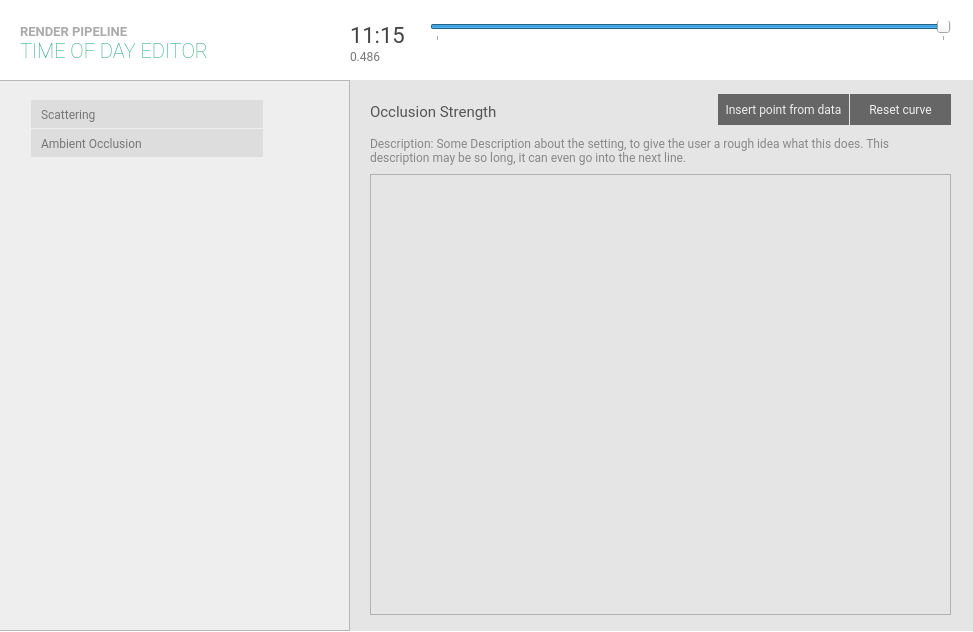
<?xml version="1.0" encoding="UTF-8"?>
<ui version="4.0">
 <class>MainWindow</class>
 <widget class="QMainWindow" name="MainWindow">
  <property name="geometry">
   <rect>
    <x>0</x>
    <y>0</y>
    <width>973</width>
    <height>632</height>
   </rect>
  </property>
  <property name="minimumSize">
   <size>
    <width>973</width>
    <height>632</height>
   </size>
  </property>
  <property name="maximumSize">
   <size>
    <width>973</width>
    <height>632</height>
   </size>
  </property>
  <property name="palette">
   <palette>
    <active>
     <colorrole role="WindowText">
      <brush brushstyle="SolidPattern">
       <color alpha="255">
        <red>255</red>
        <green>255</green>
        <blue>255</blue>
       </color>
      </brush>
     </colorrole>
     <colorrole role="Button">
      <brush brushstyle="SolidPattern">
       <color alpha="255">
        <red>255</red>
        <green>255</green>
        <blue>255</blue>
       </color>
      </brush>
     </colorrole>
     <colorrole role="Light">
      <brush brushstyle="SolidPattern">
       <color alpha="255">
        <red>63</red>
        <green>63</green>
        <blue>63</blue>
       </color>
      </brush>
     </colorrole>
     <colorrole role="Midlight">
      <brush brushstyle="SolidPattern">
       <color alpha="255">
        <red>52</red>
        <green>52</green>
        <blue>52</blue>
       </color>
      </brush>
     </colorrole>
     <colorrole role="Dark">
      <brush brushstyle="SolidPattern">
       <color alpha="255">
        <red>21</red>
        <green>21</green>
        <blue>21</blue>
       </color>
      </brush>
     </colorrole>
     <colorrole role="Mid">
      <brush brushstyle="SolidPattern">
       <color alpha="255">
        <red>28</red>
        <green>28</green>
        <blue>28</blue>
       </color>
      </brush>
     </colorrole>
     <colorrole role="Text">
      <brush brushstyle="SolidPattern">
       <color alpha="255">
        <red>255</red>
        <green>255</green>
        <blue>255</blue>
       </color>
      </brush>
     </colorrole>
     <colorrole role="BrightText">
      <brush brushstyle="SolidPattern">
       <color alpha="255">
        <red>255</red>
        <green>255</green>
        <blue>255</blue>
       </color>
      </brush>
     </colorrole>
     <colorrole role="ButtonText">
      <brush brushstyle="SolidPattern">
       <color alpha="255">
        <red>255</red>
        <green>255</green>
        <blue>255</blue>
       </color>
      </brush>
     </colorrole>
     <colorrole role="Base">
      <brush brushstyle="SolidPattern">
       <color alpha="255">
        <red>255</red>
        <green>255</green>
        <blue>255</blue>
       </color>
      </brush>
     </colorrole>
     <colorrole role="Window">
      <brush brushstyle="SolidPattern">
       <color alpha="255">
        <red>255</red>
        <green>255</green>
        <blue>255</blue>
       </color>
      </brush>
     </colorrole>
     <colorrole role="Shadow">
      <brush brushstyle="SolidPattern">
       <color alpha="255">
        <red>0</red>
        <green>0</green>
        <blue>0</blue>
       </color>
      </brush>
     </colorrole>
     <colorrole role="AlternateBase">
      <brush brushstyle="SolidPattern">
       <color alpha="255">
        <red>21</red>
        <green>21</green>
        <blue>21</blue>
       </color>
      </brush>
     </colorrole>
     <colorrole role="ToolTipBase">
      <brush brushstyle="SolidPattern">
       <color alpha="255">
        <red>255</red>
        <green>255</green>
        <blue>220</blue>
       </color>
      </brush>
     </colorrole>
     <colorrole role="ToolTipText">
      <brush brushstyle="SolidPattern">
       <color alpha="255">
        <red>0</red>
        <green>0</green>
        <blue>0</blue>
       </color>
      </brush>
     </colorrole>
    </active>
    <inactive>
     <colorrole role="WindowText">
      <brush brushstyle="SolidPattern">
       <color alpha="255">
        <red>255</red>
        <green>255</green>
        <blue>255</blue>
       </color>
      </brush>
     </colorrole>
     <colorrole role="Button">
      <brush brushstyle="SolidPattern">
       <color alpha="255">
        <red>255</red>
        <green>255</green>
        <blue>255</blue>
       </color>
      </brush>
     </colorrole>
     <colorrole role="Light">
      <brush brushstyle="SolidPattern">
       <color alpha="255">
        <red>63</red>
        <green>63</green>
        <blue>63</blue>
       </color>
      </brush>
     </colorrole>
     <colorrole role="Midlight">
      <brush brushstyle="SolidPattern">
       <color alpha="255">
        <red>52</red>
        <green>52</green>
        <blue>52</blue>
       </color>
      </brush>
     </colorrole>
     <colorrole role="Dark">
      <brush brushstyle="SolidPattern">
       <color alpha="255">
        <red>21</red>
        <green>21</green>
        <blue>21</blue>
       </color>
      </brush>
     </colorrole>
     <colorrole role="Mid">
      <brush brushstyle="SolidPattern">
       <color alpha="255">
        <red>28</red>
        <green>28</green>
        <blue>28</blue>
       </color>
      </brush>
     </colorrole>
     <colorrole role="Text">
      <brush brushstyle="SolidPattern">
       <color alpha="255">
        <red>255</red>
        <green>255</green>
        <blue>255</blue>
       </color>
      </brush>
     </colorrole>
     <colorrole role="BrightText">
      <brush brushstyle="SolidPattern">
       <color alpha="255">
        <red>255</red>
        <green>255</green>
        <blue>255</blue>
       </color>
      </brush>
     </colorrole>
     <colorrole role="ButtonText">
      <brush brushstyle="SolidPattern">
       <color alpha="255">
        <red>255</red>
        <green>255</green>
        <blue>255</blue>
       </color>
      </brush>
     </colorrole>
     <colorrole role="Base">
      <brush brushstyle="SolidPattern">
       <color alpha="255">
        <red>255</red>
        <green>255</green>
        <blue>255</blue>
       </color>
      </brush>
     </colorrole>
     <colorrole role="Window">
      <brush brushstyle="SolidPattern">
       <color alpha="255">
        <red>255</red>
        <green>255</green>
        <blue>255</blue>
       </color>
      </brush>
     </colorrole>
     <colorrole role="Shadow">
      <brush brushstyle="SolidPattern">
       <color alpha="255">
        <red>0</red>
        <green>0</green>
        <blue>0</blue>
       </color>
      </brush>
     </colorrole>
     <colorrole role="AlternateBase">
      <brush brushstyle="SolidPattern">
       <color alpha="255">
        <red>21</red>
        <green>21</green>
        <blue>21</blue>
       </color>
      </brush>
     </colorrole>
     <colorrole role="ToolTipBase">
      <brush brushstyle="SolidPattern">
       <color alpha="255">
        <red>255</red>
        <green>255</green>
        <blue>220</blue>
       </color>
      </brush>
     </colorrole>
     <colorrole role="ToolTipText">
      <brush brushstyle="SolidPattern">
       <color alpha="255">
        <red>0</red>
        <green>0</green>
        <blue>0</blue>
       </color>
      </brush>
     </colorrole>
    </inactive>
    <disabled>
     <colorrole role="WindowText">
      <brush brushstyle="SolidPattern">
       <color alpha="255">
        <red>21</red>
        <green>21</green>
        <blue>21</blue>
       </color>
      </brush>
     </colorrole>
     <colorrole role="Button">
      <brush brushstyle="SolidPattern">
       <color alpha="255">
        <red>255</red>
        <green>255</green>
        <blue>255</blue>
       </color>
      </brush>
     </colorrole>
     <colorrole role="Light">
      <brush brushstyle="SolidPattern">
       <color alpha="255">
        <red>63</red>
        <green>63</green>
        <blue>63</blue>
       </color>
      </brush>
     </colorrole>
     <colorrole role="Midlight">
      <brush brushstyle="SolidPattern">
       <color alpha="255">
        <red>52</red>
        <green>52</green>
        <blue>52</blue>
       </color>
      </brush>
     </colorrole>
     <colorrole role="Dark">
      <brush brushstyle="SolidPattern">
       <color alpha="255">
        <red>21</red>
        <green>21</green>
        <blue>21</blue>
       </color>
      </brush>
     </colorrole>
     <colorrole role="Mid">
      <brush brushstyle="SolidPattern">
       <color alpha="255">
        <red>28</red>
        <green>28</green>
        <blue>28</blue>
       </color>
      </brush>
     </colorrole>
     <colorrole role="Text">
      <brush brushstyle="SolidPattern">
       <color alpha="255">
        <red>21</red>
        <green>21</green>
        <blue>21</blue>
       </color>
      </brush>
     </colorrole>
     <colorrole role="BrightText">
      <brush brushstyle="SolidPattern">
       <color alpha="255">
        <red>255</red>
        <green>255</green>
        <blue>255</blue>
       </color>
      </brush>
     </colorrole>
     <colorrole role="ButtonText">
      <brush brushstyle="SolidPattern">
       <color alpha="255">
        <red>21</red>
        <green>21</green>
        <blue>21</blue>
       </color>
      </brush>
     </colorrole>
     <colorrole role="Base">
      <brush brushstyle="SolidPattern">
       <color alpha="255">
        <red>255</red>
        <green>255</green>
        <blue>255</blue>
       </color>
      </brush>
     </colorrole>
     <colorrole role="Window">
      <brush brushstyle="SolidPattern">
       <color alpha="255">
        <red>255</red>
        <green>255</green>
        <blue>255</blue>
       </color>
      </brush>
     </colorrole>
     <colorrole role="Shadow">
      <brush brushstyle="SolidPattern">
       <color alpha="255">
        <red>0</red>
        <green>0</green>
        <blue>0</blue>
       </color>
      </brush>
     </colorrole>
     <colorrole role="AlternateBase">
      <brush brushstyle="SolidPattern">
       <color alpha="255">
        <red>42</red>
        <green>42</green>
        <blue>42</blue>
       </color>
      </brush>
     </colorrole>
     <colorrole role="ToolTipBase">
      <brush brushstyle="SolidPattern">
       <color alpha="255">
        <red>255</red>
        <green>255</green>
        <blue>220</blue>
       </color>
      </brush>
     </colorrole>
     <colorrole role="ToolTipText">
      <brush brushstyle="SolidPattern">
       <color alpha="255">
        <red>0</red>
        <green>0</green>
        <blue>0</blue>
       </color>
      </brush>
     </colorrole>
    </disabled>
   </palette>
  </property>
  <property name="windowTitle">
   <string>Day Time Editor</string>
  </property>
  <property name="windowIcon">
   <iconset resource="resources.qrc">
    <normaloff>:/res/res/icon.png</normaloff>:/res/res/icon.png</iconset>
  </property>
  <property name="autoFillBackground">
   <bool>false</bool>
  </property>
  <property name="styleSheet">
   <string notr="true">QMainWindow { background: #fff;}
*, QLabel { font-family: Roboto; font-weight: 300; }

QScrollBar {
	background: #eee;
}


QScrollBar:vertical {
                        width: 9px;
	margin: 0;
                      }

                      QScrollBar::handle:vertical {
                        min-height: 15px;
						background: #aaa;

                      }


                      QScrollBar::handle:vertical:hover {

						background: #999;

                      }
                      QScrollBar::add-line:vertical {
                      }

                      QScrollBar::sub-line:vertical {
                      }


                      QScrollBar::add-page:vertical {
                        background: #ddd;

                      }
                      QScrollBar::sub-page:vertical {
                        background: #ddd;
					}
</string>
  </property>
  <widget class="QWidget" name="centralwidget">
   <widget class="QFrame" name="frame_current_setting">
    <property name="geometry">
     <rect>
      <x>350</x>
      <y>80</y>
      <width>641</width>
      <height>551</height>
     </rect>
    </property>
    <property name="styleSheet">
     <string notr="true">QFrame { background: #e5e5e5;}</string>
    </property>
    <property name="frameShape">
     <enum>QFrame::NoFrame</enum>
    </property>
    <property name="frameShadow">
     <enum>QFrame::Plain</enum>
    </property>
    <widget class="QLabel" name="lbl_current_setting">
     <property name="geometry">
      <rect>
       <x>20</x>
       <y>16</y>
       <width>221</width>
       <height>31</height>
      </rect>
     </property>
     <property name="font">
      <font>
       <family>Roboto</family>
       <pointsize>1</pointsize>
       <weight>37</weight>
       <bold>false</bold>
      </font>
     </property>
     <property name="styleSheet">
      <string notr="true">color: #555; border: 0;  font-size: 15px; text-transform: uppercase;</string>
     </property>
     <property name="text">
      <string>Occlusion Strength</string>
     </property>
    </widget>
    <widget class="QPushButton" name="btn_reset">
     <property name="geometry">
      <rect>
       <x>500</x>
       <y>14</y>
       <width>101</width>
       <height>31</height>
      </rect>
     </property>
     <property name="styleSheet">
      <string notr="true">QPushButton {
color: #eee;
background: #666;
border: 0;
}

QPushButton:hover {
	background: #555;
}

QPushButton:pressed {
	background: #111;
}</string>
     </property>
     <property name="text">
      <string>Reset curve</string>
     </property>
    </widget>
    <widget class="QFrame" name="frame_3">
     <property name="geometry">
      <rect>
       <x>20</x>
       <y>94</y>
       <width>581</width>
       <height>441</height>
      </rect>
     </property>
     <property name="styleSheet">
      <string notr="true">QFrame {
}</string>
     </property>
     <property name="frameShape">
      <enum>QFrame::StyledPanel</enum>
     </property>
     <property name="frameShadow">
      <enum>QFrame::Raised</enum>
     </property>
     <widget class="QWidget" name="verticalLayoutWidget">
      <property name="geometry">
       <rect>
        <x>0</x>
        <y>0</y>
        <width>571</width>
        <height>441</height>
       </rect>
      </property>
      <layout class="QVBoxLayout" name="prefab_edit_widget">
       <property name="spacing">
        <number>0</number>
       </property>
      </layout>
     </widget>
    </widget>
    <widget class="QLabel" name="lbl_setting_desc">
     <property name="geometry">
      <rect>
       <x>20</x>
       <y>50</y>
       <width>571</width>
       <height>41</height>
      </rect>
     </property>
     <property name="font">
      <font>
       <family>Roboto</family>
       <weight>37</weight>
       <bold>false</bold>
      </font>
     </property>
     <property name="styleSheet">
      <string notr="true">color: #888;</string>
     </property>
     <property name="text">
      <string>Description: Some Description about the setting, to give the user a rough idea what this does. This description may be so long, it can even go into the next line.</string>
     </property>
     <property name="wordWrap">
      <bool>true</bool>
     </property>
    </widget>
    <widget class="QPushButton" name="btn_insert_point">
     <property name="geometry">
      <rect>
       <x>368</x>
       <y>14</y>
       <width>131</width>
       <height>31</height>
      </rect>
     </property>
     <property name="styleSheet">
      <string notr="true">QPushButton {
color: #eee;
background: #666;
border: 0;
}

QPushButton:hover {
	background: #555;
}

QPushButton:pressed {
	background: #111;
}</string>
     </property>
     <property name="text">
      <string>Insert point from data</string>
     </property>
    </widget>
   </widget>
   <widget class="QFrame" name="frame_2">
    <property name="geometry">
     <rect>
      <x>-1</x>
      <y>80</y>
      <width>351</width>
      <height>551</height>
     </rect>
    </property>
    <property name="styleSheet">
     <string notr="true">background: #eee;</string>
    </property>
    <property name="frameShape">
     <enum>QFrame::StyledPanel</enum>
    </property>
    <property name="frameShadow">
     <enum>QFrame::Raised</enum>
    </property>
    <widget class="QTreeWidget" name="settings_tree">
     <property name="geometry">
      <rect>
       <x>14</x>
       <y>20</y>
       <width>311</width>
       <height>511</height>
      </rect>
     </property>
     <property name="styleSheet">
      <string notr="true">QTreeWidget::item {
padding: 7px 7px 6px;
background: #ddd;
outline: 0 !important;
margin-bottom: 1px;
margin-right: 0px;
color: #777;
border: 0;
border-radius: 0;
}

QTreeWidget::item:hover {
background: #ccc;
}

QTreeWidget::item:selected {
background: #555;
color: #eee;
}

QTreeWidget {
padding: 0;
color: #eee;
background: transparent;

}

* {
outline: 0;
}

</string>
     </property>
     <property name="frameShape">
      <enum>QFrame::NoFrame</enum>
     </property>
     <property name="verticalScrollBarPolicy">
      <enum>Qt::ScrollBarAsNeeded</enum>
     </property>
     <property name="horizontalScrollBarPolicy">
      <enum>Qt::ScrollBarAsNeeded</enum>
     </property>
     <property name="editTriggers">
      <set>QAbstractItemView::NoEditTriggers</set>
     </property>
     <property name="showDropIndicator" stdset="0">
      <bool>false</bool>
     </property>
     <property name="alternatingRowColors">
      <bool>false</bool>
     </property>
     <property name="selectionBehavior">
      <enum>QAbstractItemView::SelectRows</enum>
     </property>
     <property name="verticalScrollMode">
      <enum>QAbstractItemView::ScrollPerPixel</enum>
     </property>
     <property name="indentation">
      <number>18</number>
     </property>
     <property name="rootIsDecorated">
      <bool>true</bool>
     </property>
     <property name="uniformRowHeights">
      <bool>false</bool>
     </property>
     <property name="itemsExpandable">
      <bool>true</bool>
     </property>
     <property name="sortingEnabled">
      <bool>false</bool>
     </property>
     <property name="animated">
      <bool>true</bool>
     </property>
     <property name="allColumnsShowFocus">
      <bool>false</bool>
     </property>
     <property name="wordWrap">
      <bool>true</bool>
     </property>
     <property name="headerHidden">
      <bool>true</bool>
     </property>
     <attribute name="headerVisible">
      <bool>false</bool>
     </attribute>
     <attribute name="headerCascadingSectionResizes">
      <bool>false</bool>
     </attribute>
     <attribute name="headerDefaultSectionSize">
      <number>150</number>
     </attribute>
     <attribute name="headerStretchLastSection">
      <bool>false</bool>
     </attribute>
     <column>
      <property name="text">
       <string>Setting</string>
      </property>
     </column>
     <column>
      <property name="text">
       <string>Value</string>
      </property>
     </column>
     <item>
      <property name="text">
       <string>Scattering</string>
      </property>
      <item>
       <property name="text">
        <string>Sun Height</string>
       </property>
       <property name="text">
        <string>0,4</string>
       </property>
      </item>
      <item>
       <property name="text">
        <string>Sun Color</string>
       </property>
       <property name="text">
        <string>[128, 255, 100]</string>
       </property>
      </item>
      <item>
       <property name="text">
        <string>Sun Angle</string>
       </property>
       <property name="text">
        <string>180 °</string>
       </property>
      </item>
     </item>
     <item>
      <property name="text">
       <string>Ambient Occlusion</string>
      </property>
      <property name="text">
       <string/>
      </property>
      <property name="flags">
       <set>ItemIsSelectable|ItemIsDragEnabled|ItemIsUserCheckable|ItemIsEnabled|ItemIsTristate</set>
      </property>
      <item>
       <property name="text">
        <string>Occlusion Strength</string>
       </property>
       <property name="text">
        <string>0.5</string>
       </property>
      </item>
     </item>
    </widget>
   </widget>
   <widget class="QFrame" name="frame_4">
    <property name="geometry">
     <rect>
      <x>420</x>
      <y>10</y>
      <width>551</width>
      <height>61</height>
     </rect>
    </property>
    <property name="styleSheet">
     <string notr="true">QFrame {
	background: #fff;
}
</string>
    </property>
    <property name="frameShape">
     <enum>QFrame::NoFrame</enum>
    </property>
    <property name="frameShadow">
     <enum>QFrame::Plain</enum>
    </property>
    <widget class="QSlider" name="time_slider">
     <property name="geometry">
      <rect>
       <x>10</x>
       <y>11</y>
       <width>521</width>
       <height>20</height>
      </rect>
     </property>
     <property name="maximum">
      <number>5184000</number>
     </property>
     <property name="singleStep">
      <number>3600</number>
     </property>
     <property name="pageStep">
      <number>3600</number>
     </property>
     <property name="value">
      <number>2592000</number>
     </property>
     <property name="tracking">
      <bool>true</bool>
     </property>
     <property name="orientation">
      <enum>Qt::Horizontal</enum>
     </property>
     <property name="invertedAppearance">
      <bool>false</bool>
     </property>
     <property name="invertedControls">
      <bool>false</bool>
     </property>
     <property name="tickPosition">
      <enum>QSlider::TicksBelow</enum>
     </property>
     <property name="tickInterval">
      <number>432000</number>
     </property>
    </widget>
    <widget class="QLabel" name="label_2">
     <property name="geometry">
      <rect>
       <x>254</x>
       <y>30</y>
       <width>32</width>
       <height>32</height>
      </rect>
     </property>
     <property name="text">
      <string/>
     </property>
     <property name="pixmap">
      <pixmap resource="resources.qrc">:/res/res/12_00.png</pixmap>
     </property>
    </widget>
    <widget class="QLabel" name="label_3">
     <property name="geometry">
      <rect>
       <x>341</x>
       <y>30</y>
       <width>32</width>
       <height>32</height>
      </rect>
     </property>
     <property name="text">
      <string/>
     </property>
     <property name="pixmap">
      <pixmap resource="resources.qrc">:/res/res/16_00.png</pixmap>
     </property>
    </widget>
    <widget class="QLabel" name="label_4">
     <property name="geometry">
      <rect>
       <x>0</x>
       <y>30</y>
       <width>32</width>
       <height>32</height>
      </rect>
     </property>
     <property name="text">
      <string/>
     </property>
     <property name="pixmap">
      <pixmap resource="resources.qrc">:/res/res/0_00.png</pixmap>
     </property>
    </widget>
    <widget class="QLabel" name="label_5">
     <property name="geometry">
      <rect>
       <x>84</x>
       <y>30</y>
       <width>32</width>
       <height>32</height>
      </rect>
     </property>
     <property name="text">
      <string/>
     </property>
     <property name="pixmap">
      <pixmap resource="resources.qrc">:/res/res/4_00.png</pixmap>
     </property>
    </widget>
    <widget class="QLabel" name="label_6">
     <property name="geometry">
      <rect>
       <x>170</x>
       <y>30</y>
       <width>32</width>
       <height>32</height>
      </rect>
     </property>
     <property name="text">
      <string/>
     </property>
     <property name="pixmap">
      <pixmap resource="resources.qrc">:/res/res/8_00.png</pixmap>
     </property>
    </widget>
    <widget class="QLabel" name="label_7">
     <property name="geometry">
      <rect>
       <x>422</x>
       <y>30</y>
       <width>32</width>
       <height>32</height>
      </rect>
     </property>
     <property name="text">
      <string/>
     </property>
     <property name="pixmap">
      <pixmap resource="resources.qrc">:/res/res/20_00.png</pixmap>
     </property>
    </widget>
    <widget class="QLabel" name="label_8">
     <property name="geometry">
      <rect>
       <x>510</x>
       <y>30</y>
       <width>32</width>
       <height>32</height>
      </rect>
     </property>
     <property name="text">
      <string/>
     </property>
     <property name="pixmap">
      <pixmap resource="resources.qrc">:/res/res/0_00.png</pixmap>
     </property>
    </widget>
   </widget>
   <widget class="QLabel" name="label">
    <property name="geometry">
     <rect>
      <x>20</x>
      <y>35</y>
      <width>261</width>
      <height>31</height>
     </rect>
    </property>
    <property name="styleSheet">
     <string notr="true">font-size: 20px; color: #2aa877;
font-weight: 100;</string>
    </property>
    <property name="text">
     <string>TIME OF DAY EDITOR</string>
    </property>
   </widget>
   <widget class="QLabel" name="time_float_label">
    <property name="geometry">
     <rect>
      <x>350</x>
      <y>47</y>
      <width>41</width>
      <height>18</height>
     </rect>
    </property>
    <property name="font">
     <font>
      <family>Roboto</family>
      <pointsize>1</pointsize>
      <weight>37</weight>
      <bold>false</bold>
     </font>
    </property>
    <property name="styleSheet">
     <string notr="true">color: #777; font-size: 12px;</string>
    </property>
    <property name="text">
     <string>0.486</string>
    </property>
   </widget>
   <widget class="QLabel" name="time_label">
    <property name="geometry">
     <rect>
      <x>350</x>
      <y>20</y>
      <width>81</width>
      <height>31</height>
     </rect>
    </property>
    <property name="font">
     <font>
      <family>Roboto</family>
      <pointsize>1</pointsize>
      <weight>37</weight>
      <bold>false</bold>
     </font>
    </property>
    <property name="styleSheet">
     <string notr="true">color: #444; font-size: 22px;</string>
    </property>
    <property name="text">
     <string>11:15</string>
    </property>
   </widget>
   <widget class="QLabel" name="label_9">
    <property name="geometry">
     <rect>
      <x>20</x>
      <y>16</y>
      <width>261</width>
      <height>31</height>
     </rect>
    </property>
    <property name="styleSheet">
     <string notr="true">font-size: 13px;
color: #aaa;
font-weight: 600;</string>
    </property>
    <property name="text">
     <string>RENDER PIPELINE</string>
    </property>
   </widget>
   <zorder>frame_2</zorder>
   <zorder>frame_current_setting</zorder>
   <zorder>frame_4</zorder>
   <zorder>label</zorder>
   <zorder>time_float_label</zorder>
   <zorder>time_label</zorder>
   <zorder>label_9</zorder>
  </widget>
 </widget>
 <resources>
  <include location="resources.qrc"/>
 </resources>
 <connections/>
</ui>
